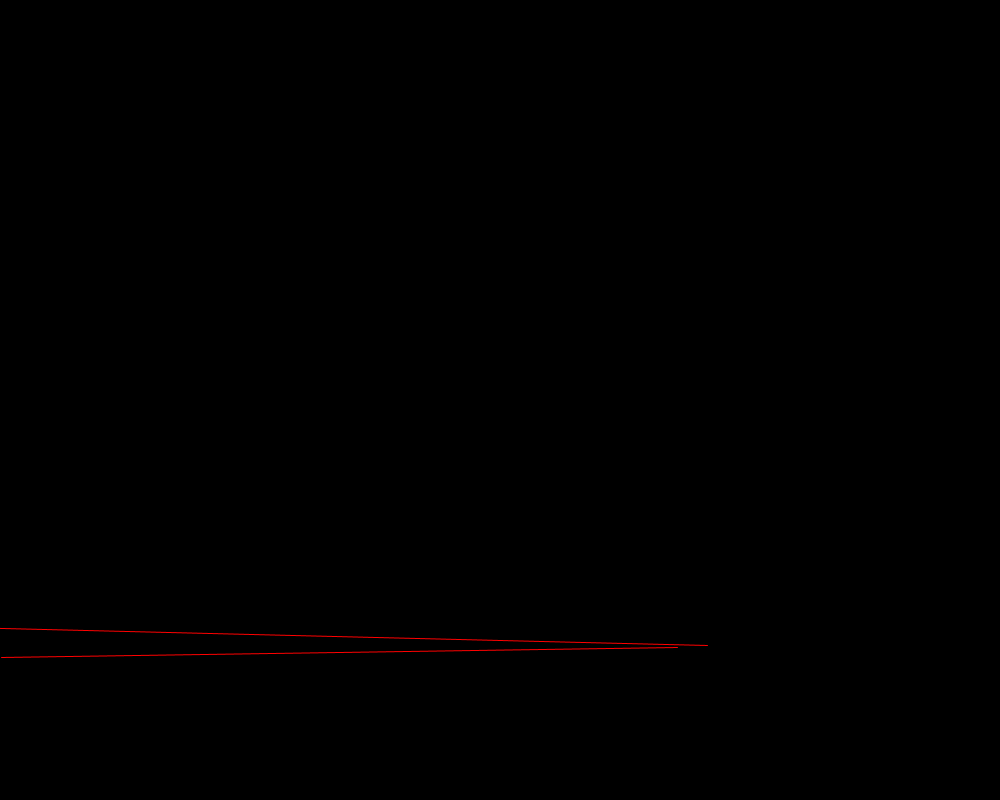
Frame 1 (no input)
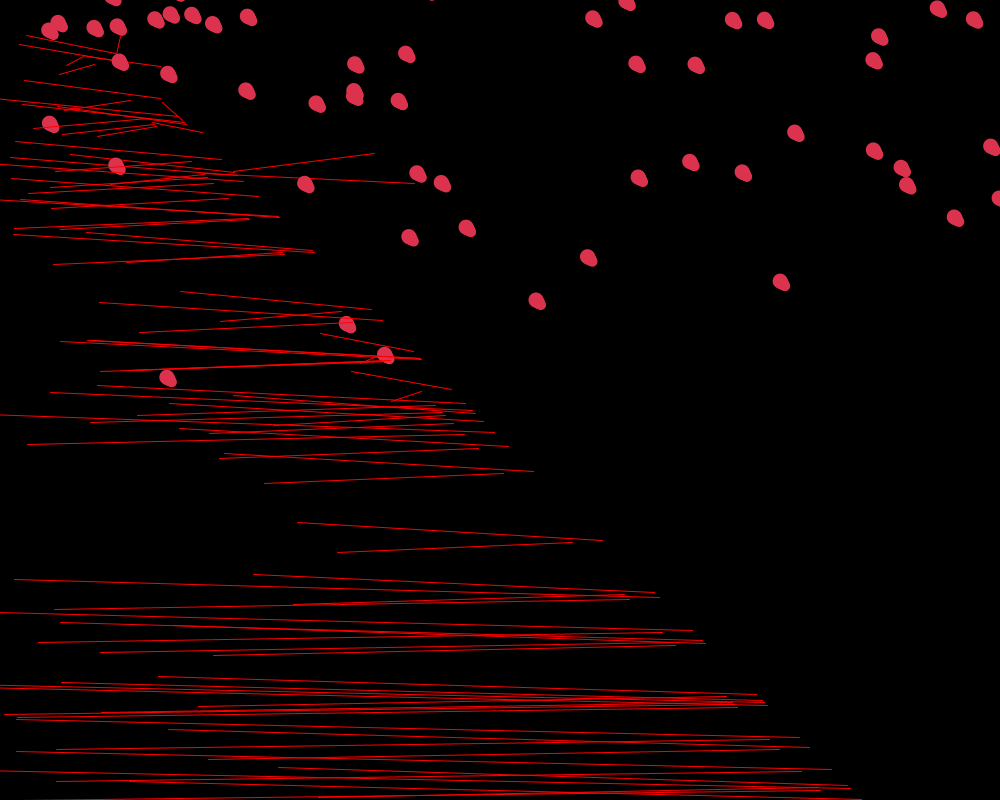
Frame 60 (the mouse pressed at the canvas centre just before this capture)
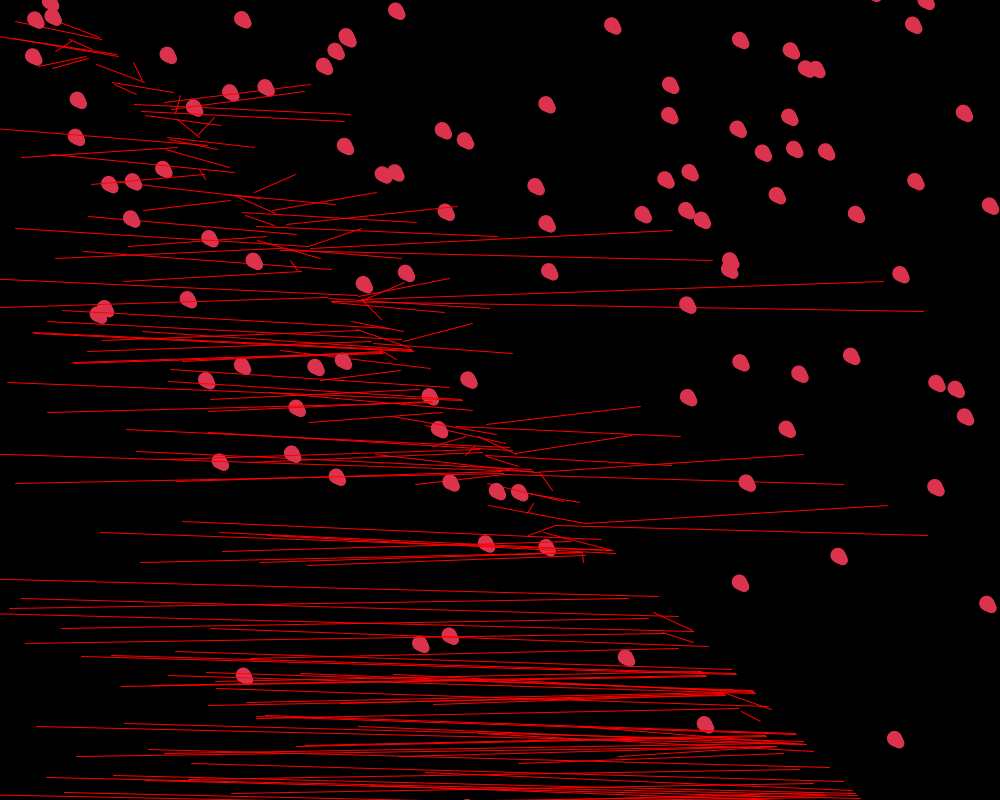
Frame 120 (the mouse held since frame 60 and released just before this capture)

The Processing sketch that drew these frames (run headless with seeded random() and noise(); from frame 60 on, the mouse is pressed at the canvas centre):

// Processing sketch: processing_16288
// ── processing_16288.pde

Gota[] gotas = new Gota[1000];
//nueva variable para saber cuantas gotas tenemos
//cuando lleguemos al final
int totalgotas = 0;

void setup() {
  size(1000,800);
  smooth();
}

void draw() {
  background(0);

  // Iniciar las gotas:
  gotas[totalgotas] = new Gota();

  // Sumar al numero de gotas:
  totalgotas++ ;

  // si llegamos al final de las gotas...
  if (totalgotas >= gotas.length) {
    totalgotas = 0; //empezar de nuevo
  }

  // hacer llover y mostrar
  for (int i = 0; i < totalgotas; i++ ) { // 
    gotas[i].llover();
    gotas[i].mostrar();
  }

}
class Gota{
  float x,y;
  float velocidad;
  color c;
  float r;
  Gota(){
    r=8;
    x=random(width);
    y=-r*4;
    velocidad=random(1,10);
    c=color(50,100,150);
  }
  void llover(){
    y+=velocidad;
    x+=velocidad/4;
  }
  void mostrar(){
    //fill(c);
    stroke(255,0,0);
    for(int i=2;i<r;i++){
       line(x+30,x,y+30,x+10);
       line(x+60,x-i,y-10,x-20);
       noStroke();
      fill(219,51,78);
      ellipse(x-i,y-i,8+i,8+i);
    
    }}}
